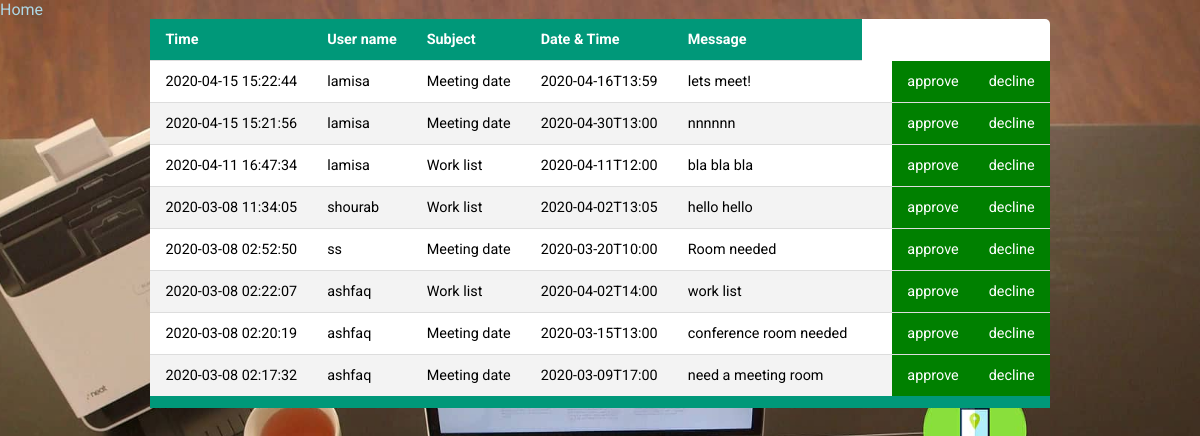
The page /userrequest.php on the database its author committed.
### tables this page shows
CREATE TABLE `userrequest` (
  `id` int(11) NOT NULL,
  `user` varchar(255) NOT NULL,
  `reason` varchar(255) NOT NULL,
  `datetime` varchar(255) NOT NULL,
  `message` varchar(255) NOT NULL,
  `room` varchar(255) NOT NULL,
  `time` timestamp NOT NULL DEFAULT CURRENT_TIMESTAMP,
  `status` varchar(255) NOT NULL
);

### userrequest.php (the view, shortened to what this page needs)
<?php
include 'connection.php';
$result = mysqli_query($conn, "SELECT * FROM userrequest WHERE status='' ORDER BY time desc");
$rowcount = mysqli_num_rows($result);
?>
<!DOCTYPE html>
<html lang="en">
<head>
	<link rel="stylesheet" type="text/css" href="style.css">
</head>
<body>
<a style = "color:lightblue" href="admininfo.php">Home</a>
    <table class = "content-table">
	<thead>
        <tr>
            <th>Time</th>
            <th>User name</th>
            <th>Subject</th>
            <th>Date & Time</th>
            <th>Message</th>
        </tr>
	</thead>
		 <?php
        for ($i = 1; $i <= $rowcount; $i++) {
            $row = mysqli_fetch_array($result)
        ?>
            <tr>
			    <td><?php echo $row["time"] ?></td>
                <td><?php echo $row["user"] ?></td>
                <td><?php echo $row["reason"] ?></td>
                <td><?php echo $row["datetime"] ?></td>
                <td><?php echo $row["message"] ?></td>
                <td><?php echo $row["room"] ?></td>
				<?php
				echo "<td bgcolor='green'><a href=\"requestapprove.php?id=$row[id]\"><font color='white'>approve</a>";
            echo "<td bgcolor='green'><a href=\"requestdecline.php?id=$row[id]\"><font color='white'>decline</a>";
			?>
            </tr>
        <?php
        }
        ?>
    </table>
</body>
</html>

### style.css (style rules this page uses)
* { padding: 0; margin: 0; list-style: none; text-decoration: none; }
body { font-family: 'Roboto', sans-serif; margin: 0; padding: 0; background-image: url(admin.png); background-size: cover; background-position: center; background-repeat: no-repeat; background-attachment: fixed; }

### userrequest.php (style rules this page uses)
.content-table { border-collapse: collapse; margin: auto; font-size: 0.9em; min-width: 700px; border-radius: 5px 5px 0 0; background-color:white; }
.content-table thead tr { background-color: #009879; color: #ffffff; text-align: left; font-weight: bold; }
.content-table th, .content-table td { padding: 12px 15px; border-bottom: 1px solid #dddddd; }
.content-table tbody tr:last-of-type { border-bottom: 12px solid #009879; }
.content-table tbody tr:nth-of-type(even) { background-color: #f3f3f3; }

### rows shown on the page
userrequest: time "2020-04-15 15:22:44", user "lamisa", reason "Meeting date", datetime "2020-04-16T13:59", message "lets meet!"
userrequest: time "2020-04-15 15:21:56", user "lamisa", reason "Meeting date", datetime "2020-04-30T13:00", message "nnnnnn"
userrequest: time "2020-04-11 16:47:34", user "lamisa", reason "Work list", datetime "2020-04-11T12:00", message "bla bla bla"
userrequest: time "2020-03-08 11:34:05", user "shourab", reason "Work list", datetime "2020-04-02T13:05", message "hello hello"
userrequest: time "2020-03-08 02:52:50", user "ss", reason "Meeting date", datetime "2020-03-20T10:00", message "Room needed"
userrequest: time "2020-03-08 02:22:07", user "ashfaq", reason "Work list", datetime "2020-04-02T14:00", message "work list"
userrequest: time "2020-03-08 02:20:19", user "ashfaq", reason "Meeting date", datetime "2020-03-15T13:00", message "conference room needed"
userrequest: time "2020-03-08 02:17:32", user "ashfaq", reason "Meeting date", datetime "2020-03-09T17:00", message "need a meeting room"
